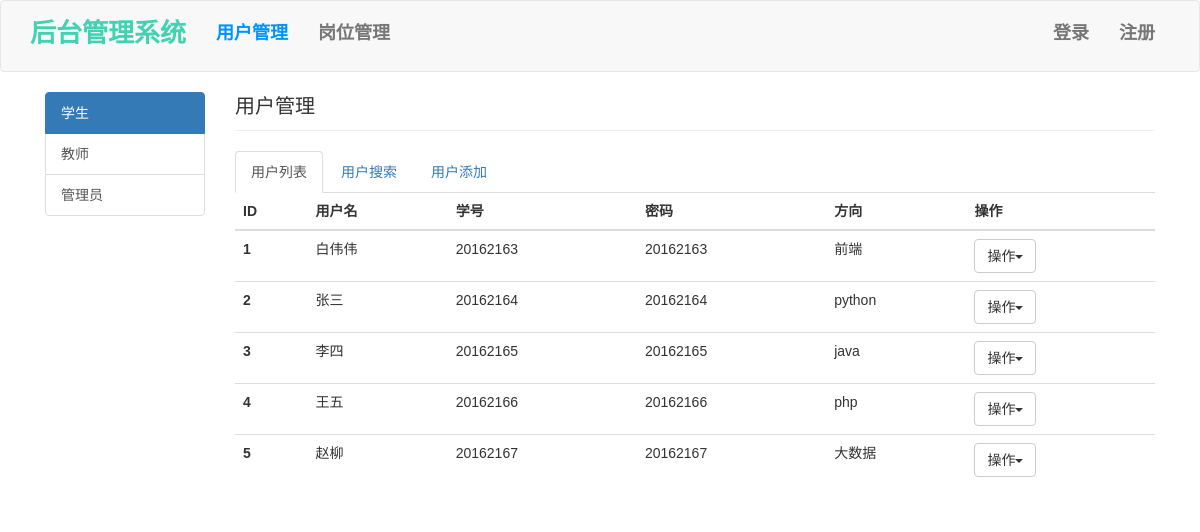
The page /studentManage/ on the database as committed earlier.
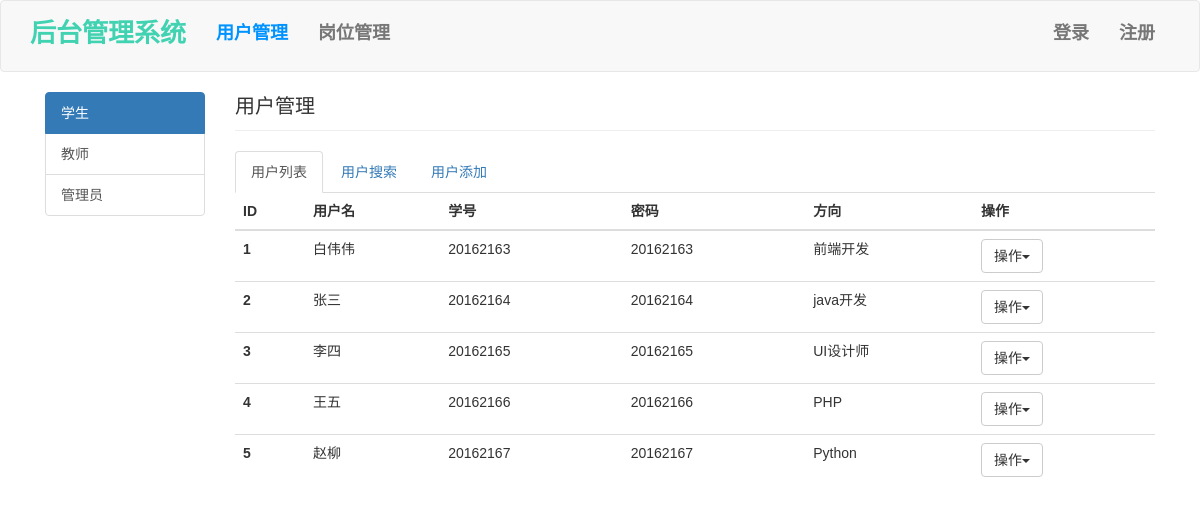
The same page on the database as committed later.
### app/models/user.py (models this page shows, shortened)
class User(UserMixin, db.Model):
    __tablename__ = 'user'
    id = db.Column(db.Integer, primary_key=True)
    username = db.Column(db.String(64), unique=True, index=True)
    number = db.Column(db.String(8), unique=True)
    password = db.Column(db.String(64))
    directionId = db.Column(db.Integer, db.ForeignKey('direction.id'))

### app/models/direction.py (models this page shows, shortened)
class Direction(db.Model):
    __tablename__ = 'direction'
    id = db.Column(db.Integer, primary_key=True, autoincrement=True)
    name = db.Column(db.String(64), unique=True, index=True, nullable=False)
    content = db.Column(db.Text, nullable=False)
    users = db.relationship('User', backref='direction', lazy='dynamic')
    courses = db.relationship('Course', backref='direction', lazy='dynamic')

### app/routes/manage_student.py (the view)
@main.route("/", methods=['GET'])
def students():
    users = User.query.order_by(User.id.asc())
    return render_template("backmanage/student/all.html", users=users)

### app/templates/backmanage/student/all.html (shortened to what this page needs)
<!DOCTYPE html>
<html lang="en">
<head>
    <link rel="stylesheet" href="{{ url_for("static", filename="css/bootstrap.min.css") }}" />
    <link rel="stylesheet" href="{{ url_for("static", filename="css/backmanage.css") }}">
    <link rel="stylesheet" href="{{ url_for("static", filename="css/backmanage_style.css") }}">
</head>
<body>
<nav class="navbar navbar-default">
    <div class="container">
        <div class="navbar-header">
            <a class="navbar-brand">后台管理系统</a>
        </div>
        <div class="navbar-collapse collapse">
            <ul class="nav navbar-nav navbar-left">
                <li><a href="" class="current">用户管理</a></li>
                <li><a href="{{ url_for('direction.directions') }}">岗位管理</a></li>
            </ul>
            <ul class="nav navbar-nav navbar-right">
                <li><a href="">登录</a></li>
                <li><a href="">注册</a></li>
            </ul>
        </div>
    </div>
</nav>
<div class="container">
    <div class="col-md-2">
        <div class="list-group">
            <a class="list-group-item active" href="">学生</a>
            <a class="list-group-item" href="">教师</a>
            <a class="list-group-item" href="">管理员</a>
        </div>
    </div>
    <div class="col-md-10">
        <div class="page-header">用户管理</div>
        <ul class="nav nav-tabs">
            <li class="active"><a href="">用户列表</a></li>
            <li><a href="search.html">用户搜索</a></li>
            <li><a href="add.html">用户添加</a></li>
        </ul>
        <table class="table">
            <thead>
                <tr>
                    <th>ID</th>
                    <th>用户名</th>
                    <th>学号</th>
                    <th>密码</th>
                    <th>方向</th>
                    <th>操作</th>
                </tr>
            </thead>
            <tbody>
            {% for user in users %}
                <tr>
                        <th scope="row">{{ user.id }}</th>
                        <td>{{ user.username }}</td>
                        <td>{{ user.number }}</td>
                        <td>{{ user.password }}</td>
                        <td>{{ user.direction.name }}</td>
                        <td>
                            <div role="presentation" class="dropdown">
                                <button class="btn btn-default dropdown-toggle" data-toggle="dropdown" href="#" role="button" aria-haspopup="true" aria-expanded="false">
                                    操作<span class="caret"></span>
                                </button>
                            </div>
                        </td>
                    </tr>
            {% endfor %}
            </tbody>
        </table>
    </div>
</div>
</body>
</html>

Rows that differ between the two databases and show on the page:
changed through a linked row, User "白伟伟": direction.name "前端" → "前端开发"
changed through a linked row, User "张三": direction.name "python" → "java开发"
changed through a linked row, User "李四": direction.name "java" → "UI设计师"
changed through a linked row, User "王五": direction.name "php" → "PHP"
changed through a linked row, User "赵柳": direction.name "大数据" → "Python"
